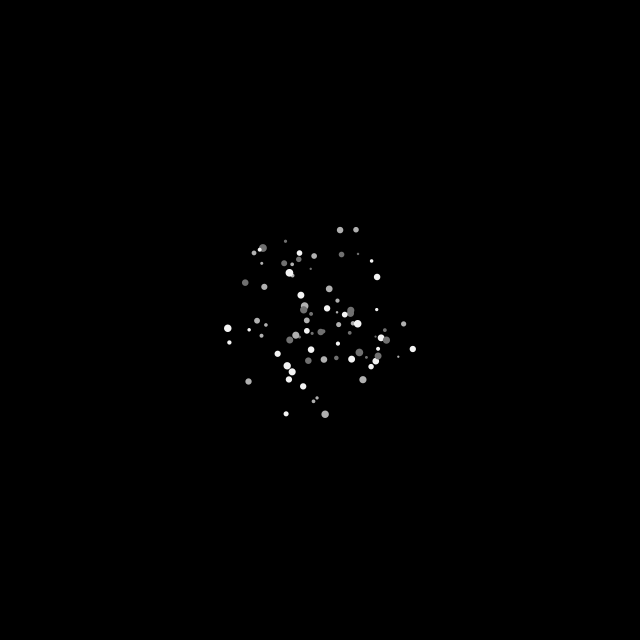
Frame 1 (no input)
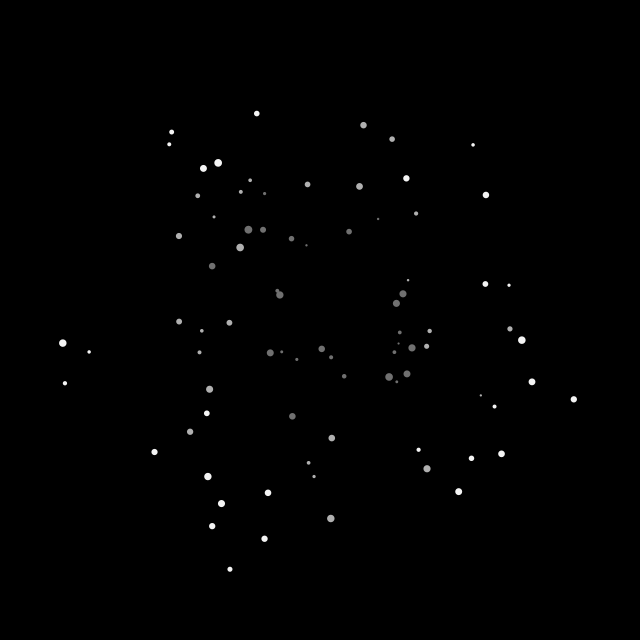
Frame 60 (the mouse pressed at the canvas centre just before this capture)
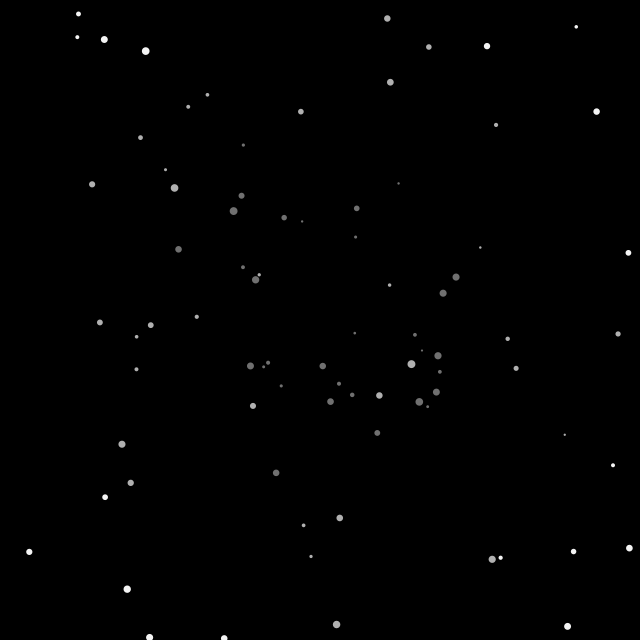
Frame 120 (the mouse held since frame 60 and released just before this capture)

The Processing sketch that drew these frames (run headless with seeded random() and noise(); from frame 60 on, the mouse is pressed at the canvas centre):

// Processing sketch: sketch_3dScrollingStars
// ── sketch_3dScrollingStars.pde
Star[] stars;
int nbStars;

class Star {
  float angle;
  float extent;
  float extentPos;
  float speed;
  float xPos, yPos;
  float x, y;
  
  Star(float speed, float angle, float extentPos, float extent) {
    this.angle = angle;
    this.extent = extent;
    this.extentPos = extentPos;
    this.speed = speed;
    this.xPos = width/2;
    this.yPos = height/2;
  }
  
  boolean isAlive() {
    return x > 0 && x < width && y > 0 && y < height;
  }
  
  void setColor() {
    int absXSpeed = (int) Math.abs(speed);
    if (absXSpeed < 0.4) {
      fill(#707070);
    } else if (absXSpeed < 0.6) {
      fill(#808080);
    } else if (absXSpeed < 0.8) {
      fill(#909090);
    } else if (absXSpeed < 1.0) {
      fill(#A0A0A0);
    } else if (absXSpeed < 1.2) {
      fill(#B0B0B0);
    } else if (absXSpeed < 1.4) {
      fill(#C0C0C0);      
    } else if (absXSpeed < 1.6) {
      fill(#D0D0D0);
    } else if (absXSpeed < 1.8) {
      fill(#E0E0E0);
    } else if (absXSpeed < 2.0) {
      fill(#F0F0F0);
    } else if (absXSpeed < 2.2) {
      fill(#F4F4F4);
    } else if (absXSpeed < 2.4) {
      fill(#F8F8F8);
    } else if (absXSpeed < 2.6) {
      fill(#FAFAFA);
    } else if (absXSpeed < 2.8) {
      fill(#FCFCFC);
    } else {
      fill(#FFFFFF);
    }
  }
  
  void update() {
    extentPos += speed;
    
    x = cos(angle) * extentPos + xPos;
    y = sin(angle) * extentPos + yPos;
    setColor();
    circle(x, y, extent);
  }
  
}

void setup() {
  size(640, 640);
  noStroke();
  frameRate(60);
  nbStars = (int) random(50, 100);
  stars = new Star[nbStars];
  for (int i = 0; i < nbStars; i++) {
    stars[i] = createStar();
  }
}

void draw() {
  background(0);
 
  ArrayList<Integer> indexesToRemove = new ArrayList<>();
  
  for (int i = 0; i < nbStars; i++) {
    Star currentStar= stars[i];
    currentStar.update();
    if (!currentStar.isAlive()) {
      indexesToRemove.add(i);
    }
  }
  
  if (!indexesToRemove.isEmpty()) {
    for (Integer index : indexesToRemove) {
      stars[index] = createStar();
    }
  }
  
}

Star createStar() {
  float speed = random(0.2, 3); 
  float angle = random(0, TWO_PI);
  float extentPos = random(10, 100);
  float extent = random(2, 8);
  return new Star(speed, angle, extentPos, extent);
}
